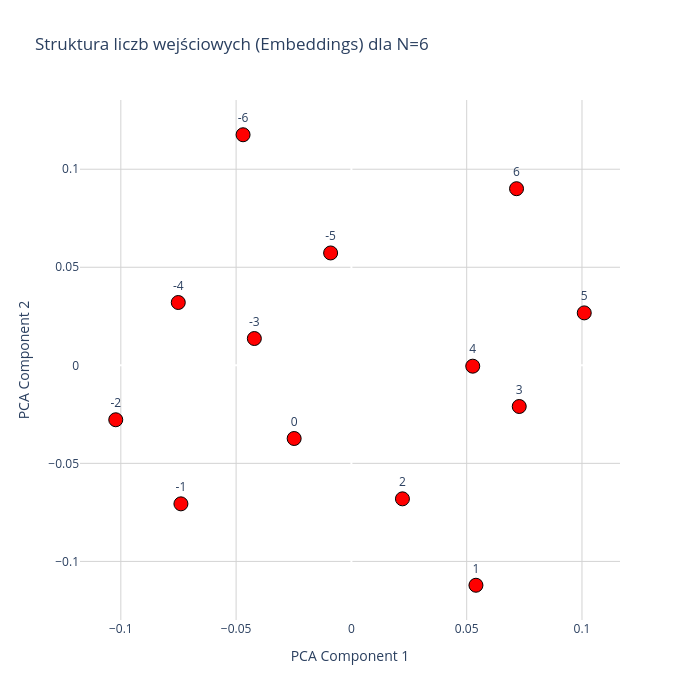

Notebook source saved alongside this figure:
### Code cell
model, N = GetModelFromConfig("")

model_path = r"checkpoint_epoch_20000.pt"

checkpoint = torch.load(model_path, map_location="cpu")

model_weights = checkpoint["model_state_dict"]
model.load_state_dict(model_weights)

plot_input_only_plotly(model, N=N)

### Figure 1 — Plotly figure (JSON) as saved in the notebook; plotly's stock layout.template omitted (floating-point values rounded to 4 significant figures)
{"data": [{"hoverinfo": "text", "hovertext": ["Wartość wejściowa: -6<br>Index w embed: 66", "Wartość wejściowa: -5<br>Index w embed: 67", "Wartość wejściowa: -4<br>Index w embed: 68", "Wartość wejściowa: -3<br>Index w embed: 69", "Wartość wejściowa: -2<br>Index w embed: 70", "Wartość wejściowa: -1<br>Index w embed: 71", "Wartość wejściowa: 0<br>Index w embed: 72", "Wartość wejściowa: 1<br>Index w embed: 73", "Wartość wejściowa: 2<br>Index w embed: 74", "Wartość wejściowa: 3<br>Index w embed: 75", "Wartość wejściowa: 4<br>Index w embed: 76", "Wartość wejściowa: 5<br>Index w embed: 77", "Wartość wejściowa: 6<br>Index w embed: 78"], "marker": {"color": "red", "line": {"color": "black", "width": 1}, "size": 14}, "mode": "markers+text", "text": ["-6", "-5", "-4", "-3", "-2", "-1", "0", "1", "2", "3", "4", "5", "6"], "textposition": "top center", "type": "scatter", "x": [-0.04699, -0.009017, -0.07508, -0.04209, -0.1022, -0.07394, -0.02483, 0.05401, 0.02213, 0.07279, 0.05262, 0.101, 0.07161], "y": [0.1176, 0.0573, 0.03203, 0.01367, -0.02776, -0.07064, -0.03732, -0.1122, -0.06808, -0.021, -0.0004358, 0.02674, 0.09007]}], "layout": {"height": 700, "plot_bgcolor": "white", "title": {"text": "Struktura liczb wejściowych (Embeddings) dla N=6"}, "width": 700, "xaxis": {"gridcolor": "lightgray", "showgrid": true, "title": {"text": "PCA Component 1"}}, "yaxis": {"gridcolor": "lightgray", "showgrid": true, "title": {"text": "PCA Component 2"}}}}
